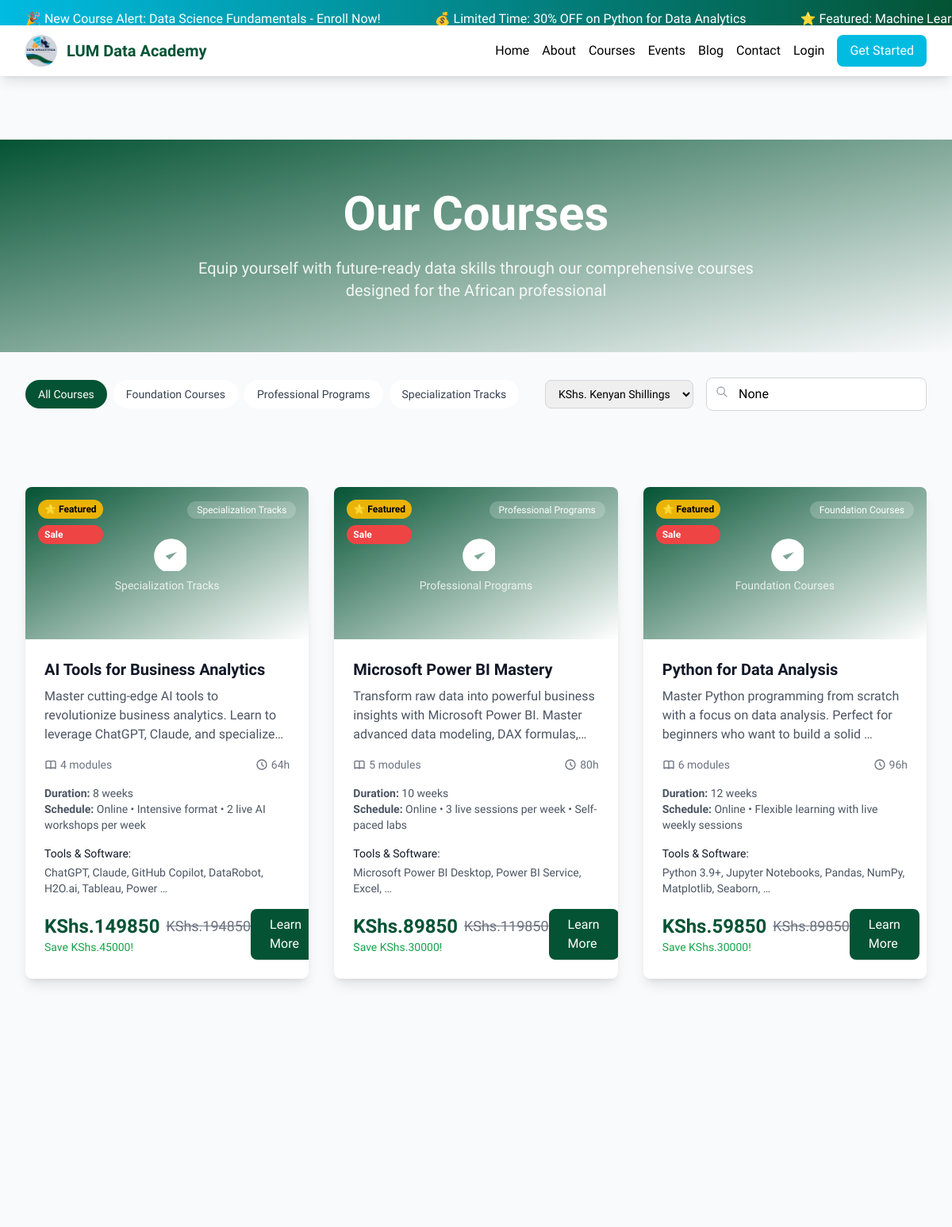
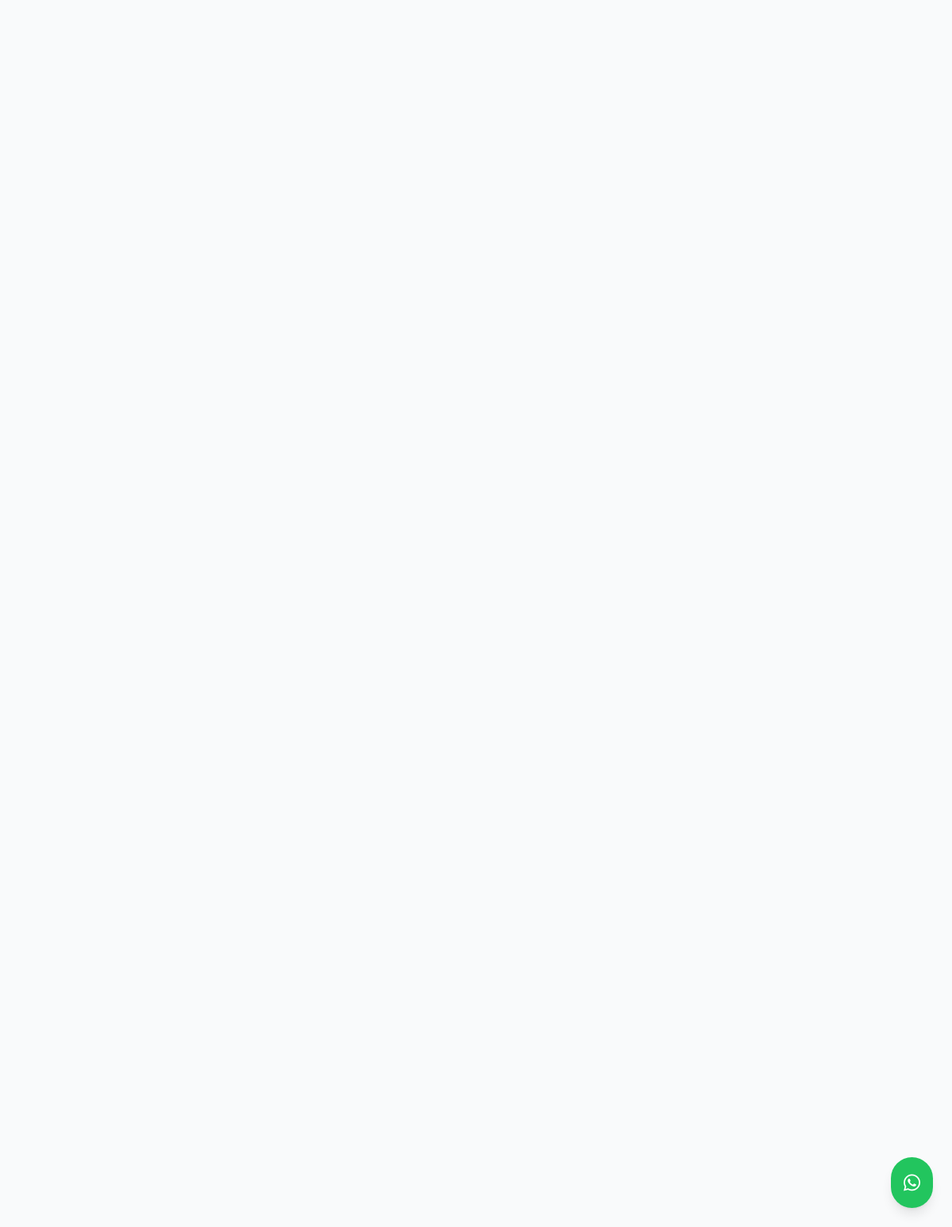
Page /courses/ on the committed database (2 pictures, top to bottom).
### courses/models.py (models this page shows, shortened)
class CourseCategory(models.Model):
    CATEGORY_CHOICES = [
        ('beginner', 'Beginner Courses'),
        ('intermediate', 'Intermediate Courses'),
        ('advanced', 'Advanced Programs'),
        ('masterclass', 'Masterclasses & Short Workshops'),
    ]
    name = models.CharField(max_length=50, choices=CATEGORY_CHOICES, unique=True)
    display_name = models.CharField(max_length=100)
    description = models.TextField()
    icon = models.CharField(max_length=50, help_text="Font Awesome icon class")
    order = models.PositiveIntegerField(default=0)
    class Meta:
        db_table = 'core_coursecategory'
        ordering = ['order', 'name']
        verbose_name_plural = 'Course Categories'

class Course(models.Model):
    title = models.CharField(max_length=200)
    slug = models.SlugField(unique=True, blank=True)
    instructor = models.ForeignKey(User, on_delete=models.CASCADE, related_name='instructor_courses', null=True, blank=True)
    category = models.ForeignKey(CourseCategory, on_delete=models.CASCADE, related_name='courses')
    overview = CKEditor5Field(config_name='default', help_text="Brief course overview")
    description = CKEditor5Field(config_name='extends', help_text="Detailed course description")
    duration = models.CharField(max_length=100, help_text="e.g., 8 weeks, 3 months")
    schedule = models.CharField(max_length=100, help_text="e.g., online, evenings")
    learning_outcomes = CKEditor5Field(config_name='default', help_text="What students will learn")
    tools_software = models.TextField(help_text="Python, Power BI, R, etc.")
    prerequisites = CKEditor5Field(config_name='default', blank=True, help_text="Course prerequisites")
    course_syllabus = CKEditor5Field(config_name='extends', blank=True, help_text="Detailed course syllabus")
    price = models.DecimalField(max_digits=10, decimal_places=2)
    discount_price = models.DecimalField(max_digits=10, decimal_places=2, null=True, blank=True)
    USD_TO_KES_RATE = 150.0  # 1 USD = 150 KES (approximate)
    USD_TO_NGN_RATE = 800.0  # 1 USD = 800 NGN (approximate)
    course_pdf = models.FileField(upload_to='course_pdfs/', blank=True, null=True)
    image = models.ImageField(upload_to='course_images/', blank=True, null=True)
    video_intro_url = models.URLField(blank=True, help_text="YouTube or Vimeo URL for course intro")
    is_featured = models.BooleanField(default=False)
    is_active = models.BooleanField(default=True)
    is_published = models.BooleanField(default=True, help_text="Is this course published and visible to students?")
    total_modules = models.PositiveIntegerField(default=0, help_text="Total number of modules")
    estimated_hours = models.PositiveIntegerField(default=0, help_text="Estimated completion time in hours")
    created_at = models.DateTimeField(auto_now_add=True)
    updated_at = models.DateTimeField(auto_now=True)
    class Meta:
        db_table = 'core_course'
        ordering = ['-created_at']
    def get_display_price(self):
        return self.discount_price if self.discount_price else self.price
    def get_savings(self):
        if self.discount_price:
            return self.price - self.discount_price
        return 0

### courses/views.py (the view)
# urls.py: path('', views.courses, name='courses'),
def courses(request):
    categories = CourseCategory.objects.all()
    category_slug = request.GET.get('category')
    search_query = request.GET.get('search')
    selected_currency = request.GET.get('currency', 'KES')
    courses_list = Course.objects.filter(is_active=True)
    if category_slug:
        courses_list = courses_list.filter(category__name=category_slug)
    if search_query:
        courses_list = courses_list.filter(title__icontains=search_query)
    paginator = Paginator(courses_list, 9)
    page_number = request.GET.get('page')
    courses_page = paginator.get_page(page_number)
    currencies = [
        {'code': 'KES', 'name': 'Kenyan Shillings', 'symbol': 'KShs.'},
        {'code': 'USD', 'name': 'US Dollars', 'symbol': '$'},
        {'code': 'NGN', 'name': 'Nigerian Nairas', 'symbol': '₦'},
    ]
    context = {
        'courses': courses_page,
        'categories': categories,
        'current_category': category_slug,
        'search_query': search_query,
        'currencies': currencies,
        'selected_currency': selected_currency,
    }
    return render(request, 'courses/courses.html', context)

### courses/templates/courses/courses.html (shortened to what this page needs)
{% extends 'core/base.html' %}
{% load currency_filters %}
{% block content %}
<div class="min-h-screen pt-20">
    <section class="bg-gradient-to-br from-primary to-primary-dark text-white py-16">
        <div class="max-w-7xl mx-auto px-4 sm:px-6 lg:px-8 text-center">
            <h1 class="text-4xl md:text-6xl font-bold mb-6">Our Courses</h1>
            <p class="text-xl text-white/90 max-w-3xl mx-auto">
                Equip yourself with future-ready data skills through our comprehensive courses designed for the African professional
            </p>
        </div>
    </section>
    <section class="py-8 bg-gray-50">
        <div class="max-w-7xl mx-auto px-4 sm:px-6 lg:px-8">
            <div class="flex flex-wrap items-center justify-between gap-4">
                <div class="flex flex-wrap gap-2">
                    <a href="{% url 'courses:courses' %}"
                       class="px-4 py-2 rounded-full text-sm font-medium transition-colors {% if not current_category %}bg-primary text-white{% else %}bg-white text-gray-700 hover:bg-gray-100{% endif %}">
                        All Courses
                    </a>
                    {% for category in categories %}
                    <a href="{% url 'courses:courses' %}?category={{ category.name }}"
                       class="px-4 py-2 rounded-full text-sm font-medium transition-colors {% if current_category == category.name %}bg-primary text-white{% else %}bg-white text-gray-700 hover:bg-gray-100{% endif %}">
                        {{ category.display_name }}
                    </a>
                    {% endfor %}
                </div>
                <div class="flex items-center gap-4">
                    <form method="GET" class="flex items-center">
                        <select name="currency" onchange="this.form.submit()"
                                class="px-3 py-2 border border-gray-300 rounded-lg focus:ring-2 focus:ring-primary focus:border-transparent text-sm">
                            {% for currency in currencies %}
                            <option value="{{ currency.code }}" {% if currency.code == selected_currency %}selected{% endif %}>
                                {{ currency.symbol }} {{ currency.name }}
                            </option>
                            {% endfor %}
                        </select>
                    </form>
                    <form method="GET" class="flex items-center">
                        <div class="relative">
                            <input type="text" name="search" placeholder="Search courses..."
                                   value="{{ search_query }}"
                                   class="pl-10 pr-4 py-2 border border-gray-300 rounded-lg focus:ring-2 focus:ring-primary focus:border-transparent">
                            <svg class="absolute left-3 top-2.5 w-4 h-4 text-gray-400" fill="none" stroke="currentColor" viewBox="0 0 24 24">
                                <path stroke-linecap="round" stroke-linejoin="round" stroke-width="2" d="M21 21l-6-6m2-5a7 7 0 11-14 0 7 7 0 0114 0z"></path>
                            </svg>
                        </div>
                    </form>
                </div>
            </div>
        </div>
    </section>
    <section class="py-16">
        <div class="max-w-7xl mx-auto px-4 sm:px-6 lg:px-8">
            {% if courses %}
            <div class="grid md:grid-cols-2 lg:grid-cols-3 gap-8">
                {% for course in courses %}
                <div class="bg-white rounded-lg shadow-lg overflow-hidden hover:shadow-xl transition-shadow duration-300">
                    <div class="relative h-48 bg-gradient-to-br from-primary to-primary-dark">
                        {% if course.image %}
                        <img src="{{ course.image.url }}" alt="{{ course.title }}" class="w-full h-full object-cover">
                        {% else %}
                        <div class="absolute inset-0 flex items-center justify-center">
                            <div class="text-center text-white">
                                <svg class="w-12 h-12 mx-auto mb-2" fill="currentColor" viewBox="0 0 20 20">
                                    <path d="M9 12l2 2 4-4m6 2a9 9 0 11-18 0 9 9 0 0118 0z"></path>
                                </svg>
                                <p class="text-sm opacity-80">{{ course.category.display_name }}</p>
                            </div>
                        </div>
                        {% endif %}
                        <div class="absolute top-4 left-4 flex flex-col gap-2">
                            {% if course.is_featured %}
                            <span class="bg-yellow-500 text-black px-2 py-1 rounded-full text-xs font-bold">
                                ⭐ Featured
                            </span>
                            {% endif %}
                            {% if course.discount_price %}
                            <span class="bg-red-500 text-white px-2 py-1 rounded-full text-xs font-bold">
                                Sale
                            </span>
                            {% endif %}
                        </div>
                        <div class="absolute top-4 right-4">
                            <span class="bg-white/20 backdrop-blur text-white px-3 py-1 rounded-full text-xs font-medium">
                                {{ course.category.display_name }}
                            </span>
                        </div>
                    </div>
                    <div class="p-6">
                        <h3 class="text-xl font-bold text-gray-900 mb-2 line-clamp-2">
                            <a href="{% url 'courses:course_detail' course.slug %}" class="hover:text-primary transition-colors">
                                {{ course.title }}
                            </a>
                        </h3>
                        <div class="prose prose-sm text-gray-600 mb-4 line-clamp-3">
                            {{ course.overview|safe|truncatewords:20 }}
                        </div>
                        <div class="flex items-center justify-between text-sm text-gray-500 mb-4">
                            <div class="flex items-center">
                                {{ course.total_modules }} modules
                            </div>
                            <div class="flex items-center">
                                <svg class="w-4 h-4 mr-1" fill="none" stroke="currentColor" viewBox="0 0 24 24">
                                    <path stroke-linecap="round" stroke-linejoin="round" stroke-width="2" d="M12 8v4l3 3m6-3a9 9 0 11-18 0 9 9 0 0118 0z"></path>
                                </svg>
                                {{ course.estimated_hours }}h
                            </div>
                        </div>
                        <div class="text-sm text-gray-600 mb-4">
                            <p><strong>Duration:</strong> {{ course.duration }}</p>
                            <p><strong>Schedule:</strong> {{ course.schedule }}</p>
                        </div>
                        <div class="mb-4">
                            <p class="text-sm font-medium text-gray-900 mb-1">Tools & Software:</p>
                            <p class="text-sm text-gray-600">{{ course.tools_software|truncatewords:8 }}</p>
                        </div>
                        <div class="flex items-center justify-between">
                            <div>
                                {% if course.discount_price %}
                                <div class="flex items-center">
                                    {% if selected_currency == 'USD' %}
                                    <span class="text-2xl font-bold text-primary">
                                        ${{ course.get_display_price|floatformat:0 }}
                                    </span>
                                    <span class="text-lg text-gray-500 line-through ml-2">
                                        ${{ course.price|floatformat:0 }}
                                    </span>
                                    {% else %}
                                    <span class="text-2xl font-bold text-primary">
                                        KShs.{{ course.get_display_price|multiply:150|floatformat:0 }}
                                    </span>
                                    <span class="text-lg text-gray-500 line-through ml-2">
                                        KShs.{{ course.price|multiply:150|floatformat:0 }}
                                    </span>
                                    {% endif %}
                                </div>
                                <div class="text-sm text-green-600 font-medium">
                                    {% if selected_currency == 'USD' %}
                                    Save ${{ course.get_savings|floatformat:0 }}!
                                    {% elif selected_currency == 'NGN' %}
                                    Save ₦{{ course.get_savings|multiply:800|floatformat:0 }}!
                                    {% else %}
                                    Save KShs.{{ course.get_savings|multiply:150|floatformat:0 }}!
                                    {% endif %}
                                </div>
                                {% endif %}
                            </div>
                            <a href="{% url 'courses:course_detail' course.slug %}"
                               class="bg-primary hover:bg-primary-dark text-white px-6 py-2 rounded-lg font-medium transition-colors">
                                Learn More
                            </a>
                        </div>
                    </div>
                </div>
                {% endfor %}
            </div>
            {% endif %}
        </div>
    </section>
</div>
{% endblock %}

### rows in the picture
CourseCategory: display_name "Foundation Courses"
CourseCategory: display_name "Professional Programs"
CourseCategory: display_name "Specialization Tracks"
Course: category.display_name "Specialization Tracks", is_featured "⭐ Featured", shows "Sale", title "AI Tools for Business Analytics", overview "Master cutting-edge AI tools to revolutionize business analytics. Learn to leverage ChatGPT, Claude, and…", total_modules "4", estimated_hours "64", duration "8 weeks", schedule "Online • Intensive format • 2 live AI workshops per week", tools_software "ChatGPT, Claude, GitHub Copilot, DataRobot, H2O.ai, Tableau, Power …", get_display_price|multiply "149850", price|multiply "194850", get_savings|multiply "45000"
Course: category.display_name "Professional Programs", is_featured "⭐ Featured", shows "Sale", title "Microsoft Power BI Mastery", overview "Transform raw data into powerful business insights with Microsoft Power BI. Master advanced data modeling, DAX…", total_modules "5", estimated_hours "80", duration "10 weeks", schedule "Online • 3 live sessions per week • Self-paced labs", tools_software "Microsoft Power BI Desktop, Power BI Service, Excel, …", get_display_price|multiply "89850", price|multiply "119850", get_savings|multiply "30000"
Course: category.display_name "Foundation Courses", is_featured "⭐ Featured", shows "Sale", title "Python for Data Analysis", overview "Master Python programming from scratch with a focus on data analysis. Perfect for beginners who want to build a solid …", total_modules "6", estimated_hours "96", duration "12 weeks", schedule "Online • Flexible learning with live weekly sessions", tools_software "Python 3.9+, Jupyter Notebooks, Pandas, NumPy, Matplotlib, Seaborn, …", get_display_price|multiply "59850", price|multiply "89850", get_savings|multiply "30000"

### other values in the picture
form field currency "KShs. Kenyan Shillings"
